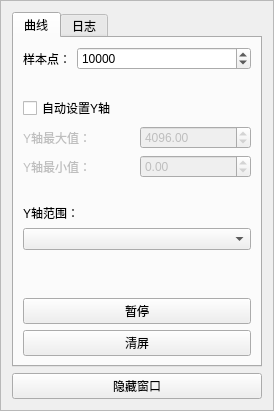
     <widget class="QFrame" name="comsetFrame">
      <property name="sizePolicy">
       <sizepolicy hsizetype="Maximum" vsizetype="Preferred">
        <horstretch>0</horstretch>
        <verstretch>0</verstretch>
       </sizepolicy>
      </property>
      <property name="maximumSize">
       <size>
        <width>300</width>
        <height>16777215</height>
       </size>
      </property>
      <property name="frameShape">
       <enum>QFrame::StyledPanel</enum>
      </property>
      <property name="frameShadow">
       <enum>QFrame::Raised</enum>
      </property>
      <layout class="QGridLayout" name="gridLayout_7">
       <item row="1" column="1">
        <widget class="QPushButton" name="pbHideComFrm">
         <property name="text">
          <string>隐藏窗口</string>
         </property>
        </widget>
       </item>
       <item row="0" column="1">
        <widget class="QTabWidget" name="tabWidget">
         <property name="enabled">
          <bool>true</bool>
         </property>
         <property name="sizePolicy">
          <sizepolicy hsizetype="Maximum" vsizetype="Expanding">
           <horstretch>0</horstretch>
           <verstretch>0</verstretch>
          </sizepolicy>
         </property>
         <property name="maximumSize">
          <size>
           <width>250</width>
           <height>16777215</height>
          </size>
         </property>
         <property name="currentIndex">
          <number>0</number>
         </property>
         <widget class="QWidget" name="tab_3">
          <attribute name="title">
           <string>曲线</string>
          </attribute>
          <layout class="QGridLayout" name="gridLayout_5">
           <item row="4" column="0">
            <spacer name="verticalSpacer_3">
             <property name="orientation">
              <enum>Qt::Vertical</enum>
             </property>
             <property name="sizeType">
              <enum>QSizePolicy::Minimum</enum>
             </property>
             <property name="sizeHint" stdset="0">
              <size>
               <width>10</width>
               <height>20</height>
              </size>
             </property>
            </spacer>
           </item>
           <item row="6" column="0">
            <spacer name="verticalSpacer_2">
             <property name="orientation">
              <enum>Qt::Vertical</enum>
             </property>
             <property name="sizeHint" stdset="0">
              <size>
               <width>20</width>
               <height>40</height>
              </size>
             </property>
            </spacer>
           </item>
           <item row="1" column="0">
            <spacer name="verticalSpacer">
             <property name="orientation">
              <enum>Qt::Vertical</enum>
             </property>
             <property name="sizeType">
              <enum>QSizePolicy::Fixed</enum>
             </property>
             <property name="sizeHint" stdset="0">
              <size>
               <width>0</width>
               <height>0</height>
              </size>
             </property>
            </spacer>
           </item>
           <item row="9" column="0">
            <widget class="QPushButton" name="pbClearPlot">
             <property name="text">
              <string>清屏</string>
             </property>
            </widget>
           </item>
           <item row="0" column="0">
            <layout class="QGridLayout" name="gridLayout_2">
             <item row="0" column="0">
              <widget class="QLabel" name="label">
               <property name="sizePolicy">
                <sizepolicy hsizetype="Fixed" vsizetype="Preferred">
                 <horstretch>0</horstretch>
                 <verstretch>0</verstretch>
                </sizepolicy>
               </property>
               <property name="text">
                <string>样本点：</string>
               </property>
              </widget>
             </item>
             <item row="0" column="1">
              <widget class="QSpinBox" name="spNumOfSamples">
               <property name="sizePolicy">
                <sizepolicy hsizetype="Preferred" vsizetype="Fixed">
                 <horstretch>0</horstretch>
                 <verstretch>0</verstretch>
                </sizepolicy>
               </property>
               <property name="keyboardTracking">
                <bool>true</bool>
               </property>
               <property name="minimum">
                <number>2</number>
               </property>
               <property name="maximum">
                <number>1000000</number>
               </property>
               <property name="singleStep">
                <number>100</number>
               </property>
               <property name="value">
                <number>10000</number>
               </property>
              </widget>
             </item>
            </layout>
           </item>
           <item row="2" column="0">
            <spacer name="verticalSpacer_4">
             <property name="orientation">
              <enum>Qt::Vertical</enum>
             </property>
             <property name="sizeType">
              <enum>QSizePolicy::Minimum</enum>
             </property>
             <property name="sizeHint" stdset="0">
              <size>
               <width>10</width>
               <height>20</height>
              </size>
             </property>
            </spacer>
           </item>
           <item row="3" column="0">
            <layout class="QGridLayout" name="gridLayout_3">
             <item row="0" column="0" colspan="2">
              <widget class="QCheckBox" name="cbAutoScale">
               <property name="text">
                <string>自动设置Y轴</string>
               </property>
               <property name="checked">
                <bool>false</bool>
               </property>
              </widget>
             </item>
             <item row="1" column="0">
              <widget class="QLabel" name="lYmax">
               <property name="enabled">
                <bool>false</bool>
               </property>
               <property name="text">
                <string>Y轴最大值：</string>
               </property>
              </widget>
             </item>
             <item row="2" column="0">
              <widget class="QLabel" name="lYmin">
               <property name="enabled">
                <bool>false</bool>
               </property>
               <property name="text">
                <string>Y轴最小值：</string>
               </property>
              </widget>
             </item>
             <item row="1" column="1">
              <widget class="QDoubleSpinBox" name="spYmax">
               <property name="enabled">
                <bool>false</bool>
               </property>
               <property name="minimum">
                <double>-10000.000000000000000</double>
               </property>
               <property name="maximum">
                <double>10000.000000000000000</double>
               </property>
               <property name="value">
                <double>4096.000000000000000</double>
               </property>
              </widget>
             </item>
             <item row="2" column="1">
              <widget class="QDoubleSpinBox" name="spYmin">
               <property name="enabled">
                <bool>false</bool>
               </property>
               <property name="minimum">
                <double>-10000.000000000000000</double>
               </property>
               <property name="maximum">
                <double>10000.000000000000000</double>
               </property>
              </widget>
             </item>
            </layout>
           </item>
           <item row="5" column="0">
            <layout class="QGridLayout" name="gridLayout_4">
             <item row="0" column="0">
              <widget class="QLabel" name="label_4">
               <property name="sizePolicy">
                <sizepolicy hsizetype="Minimum" vsizetype="Preferred">
                 <horstretch>0</horstretch>
                 <verstretch>0</verstretch>
                </sizepolicy>
               </property>
               <property name="text">
                <string>Y轴范围：</string>
               </property>
              </widget>
             </item>
             <item row="1" column="0">
              <widget class="QComboBox" name="cbRangePresets"/>
             </item>
            </layout>
           </item>
           <item row="8" column="0">
            <widget class="QPushButton" name="pbPause">
             <property name="text">
              <string>暂停</string>
             </property>
            </widget>
           </item>
          </layout>
         </widget>
         <widget class="QWidget" name="tab">
          <attribute name="title">
           <string>日志</string>
          </attribute>
          <layout class="QGridLayout" name="gridLayout_6">
           <item row="0" column="0">
            <widget class="QPlainTextEdit" name="ptLog">
             <property name="readOnly">
              <bool>true</bool>
             </property>
            </widget>
           </item>
          </layout>
         </widget>
        </widget>
       </item>
      </layout>
     </widget>
